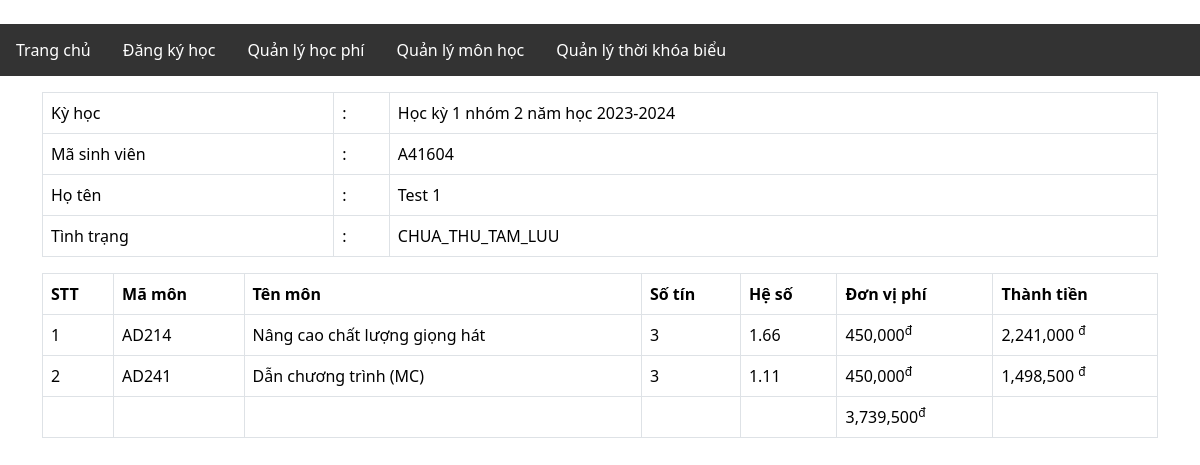
The page /view/fee_manager.php?detail_tuition=A41604&semester=1 on the database its author committed.
### tables this page shows
CREATE TABLE `semester` (
  `id` int(11) NOT NULL,
  `semester_name` text NOT NULL,
  `year` varchar(9) NOT NULL
);

CREATE TABLE `student` (
  `student_code` varchar(6) NOT NULL,
  `student_name` text NOT NULL
);

CREATE TABLE `tuition` (
  `id` int(11) NOT NULL,
  `student_code` varchar(6) NOT NULL,
  `semester_id` int(11) NOT NULL,
  `subject_code` varchar(8) NOT NULL,
  `credits` int(11) NOT NULL,
  `coef` double NOT NULL,
  `cost` int(11) NOT NULL,
  `status` varchar(40) DEFAULT 'CHUA_THU_TAM_LUU',
  `date_create` date NOT NULL,
  `date_payment` date DEFAULT NULL
);

CREATE TABLE `subject` (
  `subject_code` varchar(8) NOT NULL,
  `subject_name` text NOT NULL,
  `credits` int(11) NOT NULL,
  `coef` double NOT NULL
);

### models/semester.php (called while the page is built, shortened)
<?php
class Semester extends DB
{
    public function getSemester($id)
    {
        $stmt = $this->connect();
        $query = $stmt->prepare("SELECT * FROM semester WHERE id = ?");
        $query->execute([$id]);
        return $query->fetch();
    }
}

### models/account.php (called while the page is built, shortened)
<?php
class Account extends DB
{
    public function getStudentInfo($studentCode)
    {
        $stmt = $this->connect();
        $query = $stmt->prepare("SELECT * FROM student WHERE student_code = ?");
        $query->execute([$studentCode]);
        return $query->fetch();
    }
}

### models/tuition.php (called while the page is built, shortened)
<?php
class Tuition extends DB
{
    public function getTuitionDetail($studentCode, $semesterID)
    {
        $stmt = $this->connect();
        $query = $stmt->prepare("SELECT S.subject_code, subject_name, T.credits, T.coef, cost, (T.credits*T.coef*cost) as total, status FROM `tuition` T JOIN `subject` S ON T.subject_code = S.subject_code WHERE student_code = ? AND semester_id = ?");
        $query->execute([$studentCode, $semesterID]);
        return $query->fetchAll();
    }
    public function calcTuitionBySemester($studentCode, $semesterID)
    {
        $stmt = $this->connect();
        $query = $stmt->prepare("SELECT SUM(credits*coef*cost) as total FROM tuition WHERE student_code = ? AND semester_id = ?");
        $query->execute([$studentCode, $semesterID]);
        return $query->fetch()["total"];
    }
}

### view/fee_manager.php (the view, shortened to what this page needs)
<?php
include_once dirname(__DIR__) . "/models/account.php";
include_once dirname(__DIR__) . "/models/tuition.php";
include_once dirname(__DIR__) . "/models/semester.php";
$student = new Account();
$semester = new Semester();
$semesterList = $semester->getSemesterList();
$tuition = new Tuition();
?>
<!DOCTYPE html>
<html lang="en">
<head>
    <link href="https://cdn.jsdelivr.net/npm/bootstrap@5.3.1/dist/css/bootstrap.min.css" rel="stylesheet">
    <link rel="stylesheet" href="https://cdnjs.cloudflare.com/ajax/libs/font-awesome/6.4.2/css/all.min.css" />
</head>
<body>
    <div class="container">
        <?php if (isset($_GET["detail"])) {
            $studentCode = $_GET["detail"];
            $list = $tuition->getTuition($studentCode);
            $total = $tuition->calcTotalTuition($studentCode);
        ?>
            <table id="student-table" class="table table-bordered">
                <thead>
                    <tr>
                        <th>STT</th>
                        <th>Học kỳ</th>
                        <th>Số tín</th>
                        <th>Số tiền</th>
                        <th>Trạng thái</th>
                        <th></th>
                    </tr>
                </thead>
                <tbody>
                    <?php
                    $index = 1;
                    foreach ($list as $row) {
                        echo "<tr>
                            <td> " . $index++ . "</td>
                            <td> " . $row["semester_name"] . "</td>
                            <td> " . $row["total_credits"] . "</td>
                            <td> " . number_format($row["total_fee"]) . " <sup>đ</sup></td>
                            <td> " . $row["status"] . "</td>
                            <td style=\"text-align: center;\">
                                <a href=\"?detail_tuition=" . $row["student_code"] . "&semester=" . $row["semester_id"] . "\"><i class=\"fa fa-eye\" aria-hidden=\"true\"></i></a>
                            </td>
                        </tr>";
                    }
                    ?>
                    <tr>
                        <td></td>
                        <td></td>
                        <td></td>
                        <td><?= number_format($total) ?><sup>đ</sup></td>
                        <td></td>
                        <td></td>
                    </tr>
                </tbody>
            </table>
        <?php
        } else if (isset($_GET["detail_tuition"])) {
            $studentCode = $_GET["detail_tuition"];
            $semesterID = $_GET["semester"];
            $data = $tuition->getTuitionDetail($studentCode, $semesterID);
            $total = $tuition->calcTuitionBySemester($studentCode, $semesterID);
            $semesterInfo = $semester->getSemester($semesterID);
            $studentInfo = $student->getStudentInfo($studentCode);
        ?>
            <table class="table table-bordered">
                <tr>
                    <td>Kỳ học</td>
                    <td>:</td>
                    <td><?= $semesterInfo["semester_name"]; ?> năm học <?= $semesterInfo["year"]; ?></td>
                </tr>
                <tr>
                    <td>Mã sinh viên</td>
                    <td>:</td>
                    <td><?= $studentCode; ?></td>
                </tr>
                <tr>
                    <td>Họ tên</td>
                    <td>:</td>
                    <td><?= $studentInfo["student_name"]; ?></td>
                </tr>
                <tr>
                    <td>Tình trạng</td>
                    <td>:</td>
                    <td><?= $data[0]["status"]; ?></td>
                </tr>
            </table>
            <table id="student-table" class="table table-bordered">
                <thead>
                    <tr>
                        <th>STT</th>
                        <th>Mã môn</th>
                        <th>Tên môn</th>
                        <th>Số tín</th>
                        <th>Hệ số</th>
                        <th>Đơn vị phí</th>
                        <th>Thành tiền</th>
                    </tr>
                </thead>
                <tbody>
                    <?php
                    $index = 1;
                    foreach ($data as $row) {
                        echo "<tr>
                            <td> " . $index++ . "</td>
                            <td> " . $row["subject_code"] . "</td>
                            <td> " . $row["subject_name"] . "</td>
                            <td> " . $row["credits"] . "</td>
                            <td> " . $row["coef"] . "</td>
                            <td> " . number_format($row["cost"]) . "<sup>đ</sup></td>
                            <td> " . number_format($row["total"]) . " <sup>đ</sup></td>
                        </tr>";
                    }
                    ?>
                    <tr>
                        <td></td>
                        <td></td>
                        <td></td>
                        <td></td>
                        <td></td>
                        <td><?= number_format($total) ?><sup>đ</sup></td>
                        <td></td>
                    </tr>
                </tbody>
            </table>
        <?php
        } else if (isset($_GET["calcTuition"])) {
            if (isset($_POST["submit"])) {
                $semesterID = $_POST["semester"];
                $tuition->addTuition($semesterID);
            }
        ?>
            <form method="post">
                <div class="form-floating mb-3 mt-3">
                    <select class="form-select" id="semester" name="semester">
                        <option value="">---Lựa chọn---</option>
                        <?php
                        foreach ($semesterList as $row) {
                            echo '<option value="' . $row["id"] . '">' . $row["semester_name"] . " năm học " . $row["year"] . '</option>';
                        }
                        ?>
                    </select>
                    <label for="sel1" class="form-label">Học kỳ:</label>
                </div>
                <div class="col-sm-6">
                    <div class="form-floating mb-3 mt-3">
                        <button class="btn btn-success" name="submit">Tính tiền học</button>
                    </div>
                </div>
            </form>
        <?php
        } ?>
    </div>
</body>
</html>

### view/fee_manager.php (style rules this page uses)
td { vertical-align: middle; }

### rows shown on the page
semester: semester_name "Học kỳ 1 nhóm 2", year "2023-2024"
student: student_name "Test 1"
tuition: status "CHUA_THU_TAM_LUU", subject_code.subject_code "AD214", subject_code.subject_name "Nâng cao chất lượng giọng hát", credits "3", coef "1.66", cost "450,000", total "2,241,000"
tuition: subject_code.subject_code "AD241", subject_code.subject_name "Dẫn chương trình (MC)", credits "3", coef "1.11", cost "450,000", total "1,498,500"

### other values the page prints
$studentCode "A41604"
$total "3,739,500"
